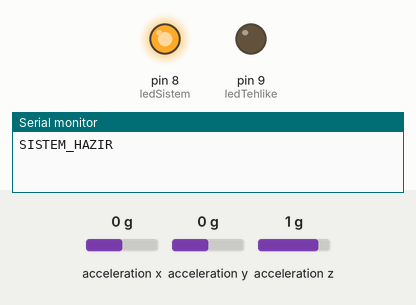
This sketch was run on a simulated Arduino Uno, built with avr-gcc and run on an emulated ATmega328P. Parts: output pins drawn as LEDs (lit = HIGH), the last lines printed to the serial monitor. Wiring (inferred from the names in the program): MPU-6050 motion sensor at I2C address 0x68. Inputs (shaded band) come from the test bench; at power-on: acceleration x 0 g, acceleration y 0 g, acceleration z 1 g.

Above: at 1.2 s.
1.3 s: acceleration x set to -0.7 g
2.8 s: acceleration x set to -1 g
At 4.0 s:
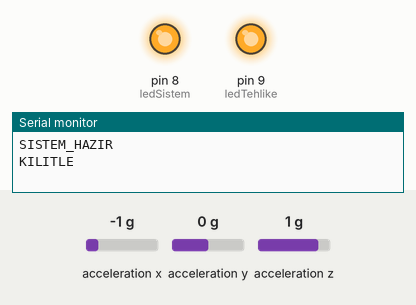
4.3 s: acceleration x set to -0.8 g
At 6.5 s:
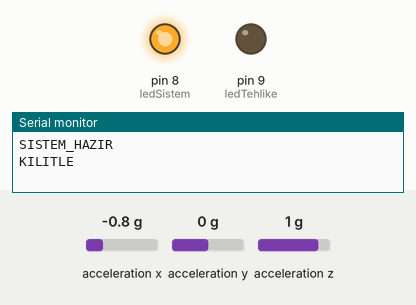
7.3 s: acceleration x set to -1.4 g
At 7.7 s:
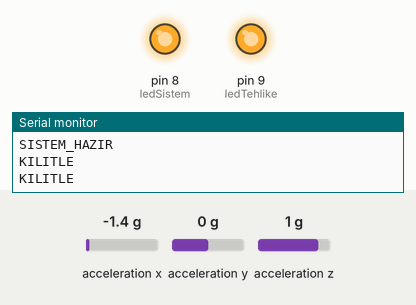
Timing chart, 0 to 9.8 s (numbered marks = the images above; inputs shaded):
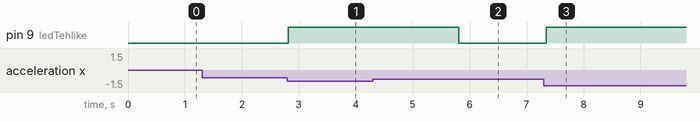

The sketch:

main.ino
```cpp
#include <Wire.h>

const int MPU_ADDR = 0x68; // I2C Tarayıcıda bulduğumuz adres

// LED Pinleri
const int ledSistem = 8;  // Yeşil LED
const int ledTehlike = 9; // Kırmızı LED

// Titreşim eşik değeri (Normal duruş yaklaşık 9.8'dir)
float esikDegeri = 13.0;

void setup() {
  Serial.begin(9600);
  Wire.begin();

  // LED'leri ayarla
  pinMode(ledSistem, OUTPUT);
  pinMode(ledTehlike, OUTPUT);
  digitalWrite(ledSistem, LOW);
  digitalWrite(ledTehlike, LOW);

  // MPU6050'yi Uyandırma İşlemi (Güç yönetimi register'ına 0 yazarak)
  Wire.beginTransmission(MPU_ADDR);
  Wire.write(0x6B);  // PWR_MGMT_1 register
  Wire.write(0);     // 0 yazarak sensörü uyandır
  Wire.endTransmission(true);

  // Sistem hazır, Yeşil LED'i yak
  digitalWrite(ledSistem, HIGH);
  Serial.println("SISTEM_HAZIR");
}

void loop() {
  // İvme verilerinin tutulduğu adrese git (0x3B)
  Wire.beginTransmission(MPU_ADDR);
  Wire.write(0x3B);
  Wire.endTransmission(false);

  // 6 byte veri iste (X, Y ve Z eksenleri için 2'şer byte)
  Wire.requestFrom(MPU_ADDR, 6, true);

  // Ham verileri oku ve birleştir
  int16_t hamX = Wire.read() << 8 | Wire.read();
  int16_t hamY = Wire.read() << 8 | Wire.read();
  int16_t hamZ = Wire.read() << 8 | Wire.read();

  // Ham verileri m/s² cinsinden standart ivmeye çevir (±2g aralığı için)
  float x = (hamX / 16384.0) * 9.81;
  float y = (hamY / 16384.0) * 9.81;
  float z = (hamZ / 16384.0) * 9.81;

  // İvme vektörünün büyüklüğünü hesapla
  float toplamIvme = sqrt(pow(x, 2) + pow(y, 2) + pow(z, 2));

  // Eğer hesaplanan ivme eşik değerini geçerse
  if (toplamIvme > esikDegeri) {
    // Kırmızı LED'i yak
    digitalWrite(ledTehlike, HIGH);

    // Python'a mesaj gönder
    Serial.println("KILITLE");

    // 3 saniye kilitli kal ve sinyal gönderme
    delay(3000);

    // Kırmızı LED'i geri söndür
    digitalWrite(ledTehlike, LOW);
  }

  delay(50);
}
```

Measured:
- the behaviour switches between -0.8 and -0.9 g on acceleration x (found by bisection; images 0 and 1)
- after the input at 1.3 s, every drawn part: stays the same
- after the input at 2.8 s, pin 9 (ledTehlike): LOW → HIGH at once
- after the input at 4.3 s, pin 9 (ledTehlike): goes on until 5.8 s, then stays LOW
- after the input at 7.3 s, pin 9 (ledTehlike): LOW → HIGH after 0.05 s
